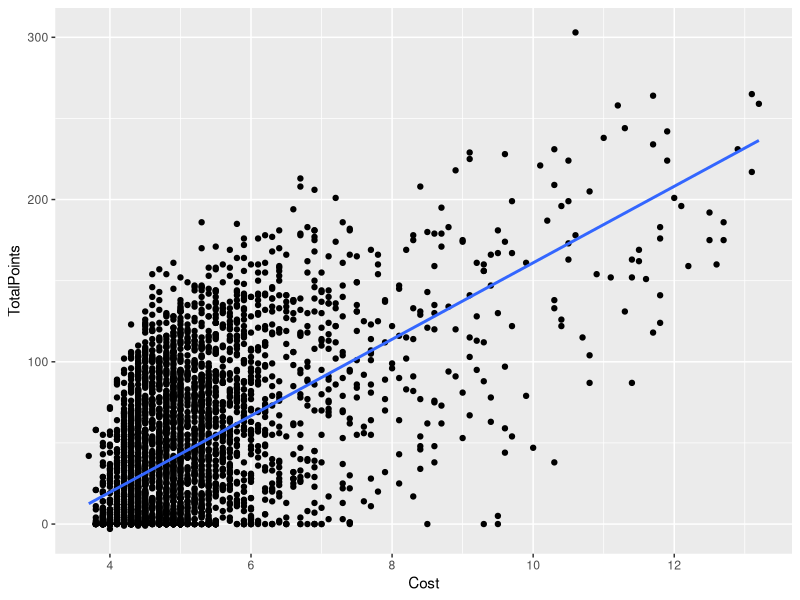
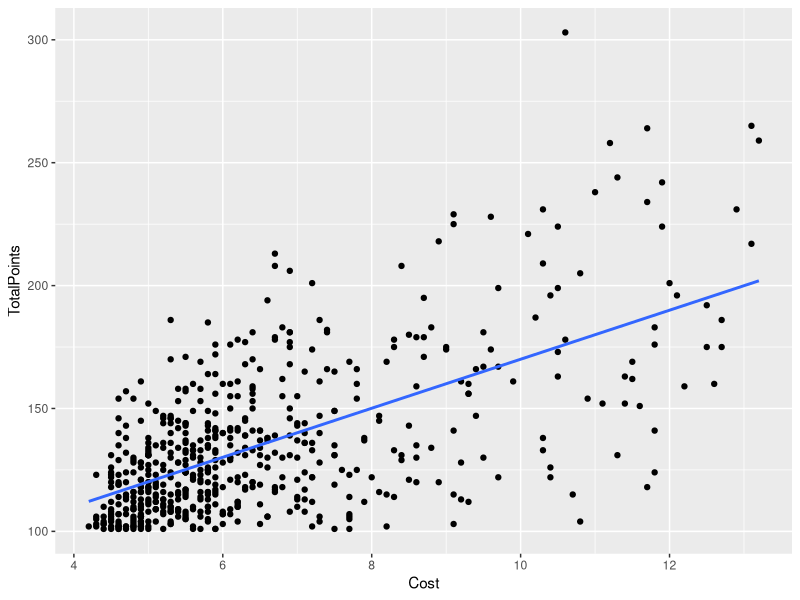

The R source for these figures, in order:
## ---- chunk 1
library(tidyverse)

#Note: This is data up to the penultimate gameweek

# Load data
season16 <- read_csv("Data/FPL16-GW37.csv")
season17 <- read_csv("Data/FPL17-GW37.csv")
season18 <- read_csv("Data/FPL18-GW37.csv")
season19 <- read_csv("Data/FPL19-GW35.csv")
season20 <- read_csv("Data/FPL20-GW37.csv")
season21 <- read_csv("Data/FPL21-GW37.csv")

# Dropping cols not shared by all dataframes
# NB This is due to differences in szn recording and number of GWs
season16 <- select(season16, -c(GW38Forecast) )
season17 <- select(season17, -c(ICTIndex,GW38Forecast) )
season18 <- select(season18, -c(ICTIndex,GW38Forecast))
season19 <- select(season19, -c(ICTIndex,GW36Forecast))
season20 <- select(season20, -c(ICTIndex,GW38Forecast))
season21 <- select(season21, -c(ICTIndex,GW38Forecast))

# Binding the data
df <- rbind(season16, season17, season18, season19, season20, season21)

# Only selecting raw stats that are relevant (and re-ordering them)
df <- select( df, c(PositionsList, Team, Cost, TotalPoints, MinutesPlayed, GoalsScored, GoalsScoredPoints, Assists, CleanSheets, CleanSheetPoints, GoalsConceded, GoalsConcededPoints, PenaltiesMissed, OwnGoals, YellowCards, RedCards, Bonus, SelectedByPercent, LastSeasonPoints ))

df <- df %>% 
   mutate(Cost = Cost / 1000000)            #convert cost to millions
   filter(df, PositionsList != "GLK")       #not analyzing goalkeepers




## ---- chunk 2

library(ggplot2)

ggplot(df, aes(x=Cost, y=TotalPoints)) + 
  geom_point() +
  geom_smooth(method = "lm", se = FALSE)

## ---- chunk 3

# We only want to consider players with at least 100 points
d <- filter(df, TotalPoints > 100)

ggplot(d, aes(x=Cost, y=TotalPoints)) + 
  geom_point() +
  geom_smooth(method = "lm", se = FALSE)

## ---- chunk 4

# Each player gets 3 points per assists
d <- d %>% 
   mutate(AssistPoints = Assists * 3)

#Dealing with minutes played points

          

